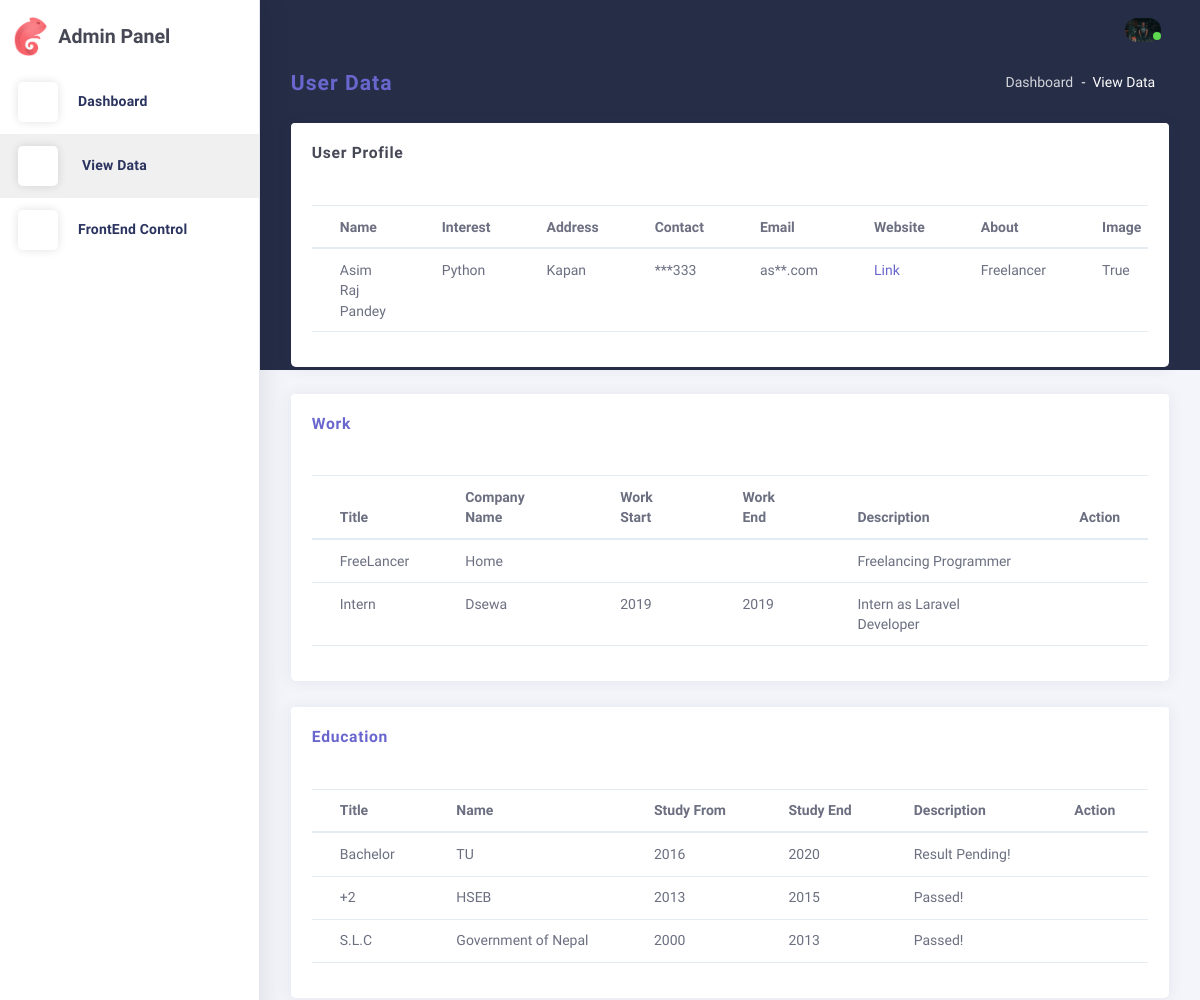
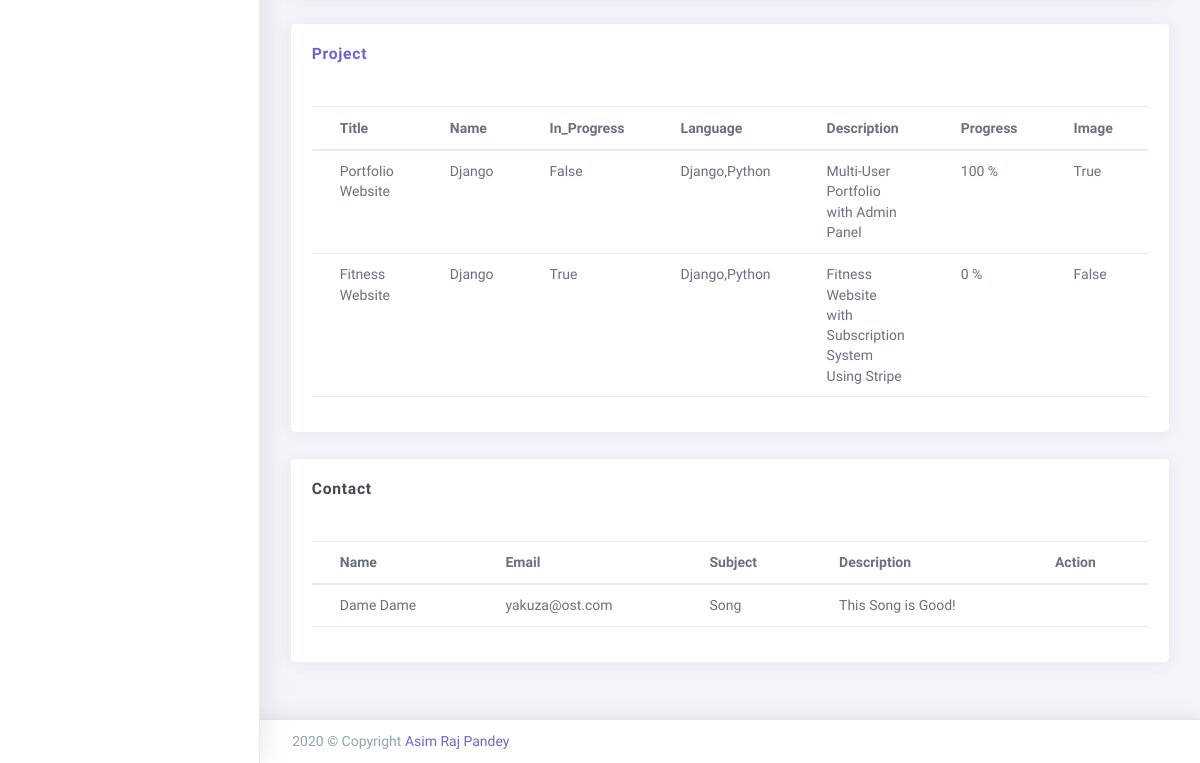
Page /admin-Panel/view/ (signed in) on the committed database (2 pictures, top to bottom).
### User/models.py (models this page shows, shortened)
class UserProfile(models.Model):
    name = models.CharField(max_length=30,null=True)
    interest = models.CharField(max_length=100,null=True)
    address = models.CharField(max_length=80,null=True)
    phone_no = models.IntegerField(default='000000')
    email = models.EmailField(unique=True)
    website = models.CharField(max_length=100,null=True)
    about = models.TextField(null=True)
    image = models.ImageField(upload_to='user/',null=True)
    resume = models.FileField(upload_to='resume/',null=True)
    vuser = models.ForeignKey(User,on_delete=models.CASCADE)

class Work(models.Model):
    user = models.ForeignKey(User,on_delete=models.CASCADE)
    title = models.CharField(max_length=30,default='Undefined')
    c_name = models.CharField(max_length=30,default='Undefined')
    work_from = models.CharField(max_length=30,default='Undefined')
    work_till = models.CharField(max_length=30,default='Undefined')
    description = models.TextField(null=True)

class Education(models.Model):
    user = models.ForeignKey(User,on_delete=models.CASCADE)
    title = models.CharField(max_length=30,default='Undefined')
    name = models.CharField(max_length=50,default='Undefined')
    study_from = models.CharField(max_length=30,default='Undefined')
    study_till = models.CharField(max_length=30,default='Undefined')
    description = models.TextField(null=True)

class Project(models.Model):
    user = models.ForeignKey(User,on_delete=models.CASCADE)
    title = models.CharField(max_length=30,default='Undefined')
    name = models.CharField(max_length=30,default='Undefined')
    in_progress = models.BooleanField(default=False)
    language = models.CharField(max_length=30,null=True)
    description = models.TextField(null=True)
    completion = models.IntegerField(default='0')
    image = models.ImageField(upload_to='project/',null=True)

class Contact(models.Model):
    cid = models.AutoField(primary_key=True)
    name = models.CharField(max_length=30)
    email = models.EmailField(max_length=255)
    subject = models.CharField(max_length=50)
    description = models.TextField(null=True)
    status = models.BooleanField(default=False)
    user = models.ForeignKey(User,on_delete=models.CASCADE,null=True)

### adminpanel/views.py (the view)
# urls.py: path('view/',views.table,name='view'),
@login_required(login_url='login')
def table(request):
    user = request.user
    profile = UserProfile.objects.get(vuser = user)
    email = profile.email
    phone = str(profile.phone_no)
    extra = {
        'phone': phone[-3:],
        'email': email[0:2]
    }
    print('resume=',profile.resume,'.')
    work = Work.objects.filter(user = user)
    education = Education.objects.filter(user = user)
    project = Project.objects.filter(user = user)
    contact = Contact.objects.filter(user = user)
    return render(request, 'admin-panel/panel/tables.html', {'data':profile,'project':project,'work':work,'education':education,'extra':extra,'active':'active' ,'contact':contact})

### template/admin-panel/panel/tables.html (shortened to what this page needs)
{% extends 'admin-panel/panel/template/main.html'%}
{% load static %}
{% block 'content'%}
<div class="app-content content">
	<div class="content-wrapper">
		<div class="content-header row">
			<div class="content-header-left col-md-4 col-12 mb-2">
				{% if request.user.superuser == True%}
				<h3 class="content-header-title"><a href="{% url 'superDel'%}">User Data</a></h3>
				{%else%}
				<h3 class="content-header-title">User Data</h3>
				{%endif%}
			</div>
			<div class="content-header-right col-md-8 col-12">
				<div class="breadcrumbs-top float-md-right">
					<div class="breadcrumb-wrapper mr-1">
						<ol class="breadcrumb">
							<li class="breadcrumb-item"><a href="{% url 'index'%}">Dashboard</a>
							</li>
							<li class="breadcrumb-item active">View Data
							</li>
						</ol>
					</div>
				</div>
			</div>
		</div>
		<div class="content-body">
			<div class="row">
				<div class="col-12">
					<div class="card">
						<div class="card-header">
							<h4 class="card-title">User Profile</h4>
							<div class="heading-elements">
								<ul class="list-inline mb-0">
									<li><a data-action="collapse"><i class="ft-minus"></i></a></li>
									<li><a data-action="reload"><i class="ft-rotate-cw"></i></a></li>
									<li><a data-action="expand"><i class="ft-maximize"></i></a></li>
									<li><a data-action="close"><i class="ft-x"></i></a></li>
								</ul>
							</div>
						</div>
						<div class="card-content collapse show">
							<div class="card-body">
								<div class="table-responsive">
									<table class="table">
										<thead>
											<tr>
												<th>Name</th>
												<th>Interest</th>
												<th>Address</th>
												<th>Contact</th>
												<th>Email</th>
												<th>Website</th>
												<th>About</th>
												<th>Image</th>
											</tr>
										</thead>
										<tbody>
											<tr>
												<td>{{data.name}}</td>
												<td>{{data.interest}}</td>
												<td>{{data.address}}</td>
												<td>***{{extra.phone}}</td>
												<td>{{extra.email}}**.com</td>
												<td>{% if data.website != ''%}
													<a href="https://{{data.website}}" target="_blank">Link</a>
													{%endif%}</td>
												<td>{{data.about}}</td>
												<td>
													{% if data.image != '' %}
													True
													{% else %}
													False
													{%endif%}
												</td>
											</tr>
										</tbody>
									</table>
								</div>
							</div>
						</div>
					</div>
				</div>
			</div>
		</div>
		<div class="content-body">
			<div class="row">
				<div class="col-12">
					<div class="card">
						<div class="card-header">
							<h4 class="card-title"><a href="{% url 'addWork'%}" style="text-decoration: none;">Work</a>
							</h4>
							<div class="heading-elements">
								<ul class="list-inline mb-0">
									<li><a data-action="collapse"><i class="ft-minus"></i></a></li>
									<li><a data-action="reload"><i class="ft-rotate-cw"></i></a></li>
									<li><a data-action="expand"><i class="ft-maximize"></i></a></li>
									<li><a data-action="close"><i class="ft-x"></i></a></li>
								</ul>
							</div>
						</div>
						<div class="card-content collapse show">
							<div class="card-body">
								<div class="table-responsive">
									<table class="table">
										<thead>
											<tr>
												<th>Title</th>
												<th>Company Name</th>
												<th>Work Start</th>
												<th>Work End</th>
												<th>Description</th>
												<th>Action</th>
											</tr>
										</thead>
										<tbody>
											{% for w in work%}
											<tr>
												<td>{{w.title}}</td>
												<td>{{w.c_name}}</td>
												<td>{{w.work_from}}</td>
												<td>{{w.work_till}}</td>
												<td>{{w.description}}</td>
												<td>
													<a href="{%url 'editWork' w.id %}"><i class="la la-edit"></i></a>
													<a href="{%url 'deleteWork' w.id %}"
														onclick="return confirm('Are you sure you want to delete this data?');"><i
															class="ft-trash"></i></a>
												</td>
											</tr>
											{% endfor %}
										</tbody>
									</table>
								</div>
							</div>
						</div>
					</div>
				</div>
			</div>
		</div>
		<div class="content-body">
			<div class="row">
				<div class="col-12">
					<div class="card">
						<div class="card-header">
							<h4 class="card-title"><a href="{% url 'addEducation'%}"
									style="text-decoration: none;">Education</a></h4>
							<div class="heading-elements">
								<ul class="list-inline mb-0">
									<li><a data-action="collapse"><i class="ft-minus"></i></a></li>
									<li><a data-action="reload"><i class="ft-rotate-cw"></i></a></li>
									<li><a data-action="expand"><i class="ft-maximize"></i></a></li>
									<li><a data-action="close"><i class="ft-x"></i></a></li>
								</ul>
							</div>
						</div>
						<div class="card-content collapse show">
							<div class="card-body">
								<div class="table-responsive">
									<table class="table">
										<thead>
											<tr>
												<th>Title</th>
												<th>Name</th>
												<th>Study From</th>
												<th>Study End</th>
												<th>Description</th>
												<th>Action</th>
											</tr>
										</thead>
										<tbody>
											{% for e in education%}
											<tr>
												<td>{{e.title}}</td>
												<td>{{e.name}}</td>
												<td>{{e.study_from}}</td>
												<td>{{e.study_till}}</td>
												<td>{{e.description}}</td>
												<td>
													<a href="{%url 'editEducation' e.id%}"><i
															class="la la-edit"></i></a> &nbsp;&nbsp;
													<a href="{%url 'deleteEducation' e.id%}"
														onclick="return confirm('Are you sure you want to delete this data?');"><i
															class="ft-trash"></i></a>
												</td>
											</tr>
											{% endfor %}
										</tbody>
									</table>
								</div>
							</div>
						</div>
					</div>
				</div>
			</div>
		</div>
		<div class="content-body">
			<div class="row">
				<div class="col-12">
					<div class="card">
						<div class="card-header">
							<h4 class="card-title"><a href="{% url 'addProject'%}"
									style="text-decoration: none;">Project</a></h4>
							<div class="heading-elements">
								<ul class="list-inline mb-0">
									<li><a data-action="collapse"><i class="ft-minus"></i></a></li>
									<li><a data-action="reload"><i class="ft-rotate-cw"></i></a></li>
									<li><a data-action="expand"><i class="ft-maximize"></i></a></li>
									<li><a data-action="close"><i class="ft-x"></i></a></li>
								</ul>
							</div>
						</div>
						<div class="card-content collapse show">
							<div class="card-body">
								<div class="table-responsive">
									<table class="table">
										<thead>
											<tr>
												<th>Title</th>
												<th>Name</th>
												<th>In_Progress</th>
												<th>Language</th>
												<th>Description</th>
												<th>Progress</th>
												<th>Image</th>
												<th>Action</th>
											</tr>
										</thead>
										<tbody>
											{% for p in project %}
											<tr>
												<td>{{p.title}}</td>
												<td>{{p.name}}</td>
												<td>
													{%if p.in_progress%}
													True
													{% else %}
													False
													{%endif%}
												</td>
												<td>{{p.language}}</td>
												<td>{{p.description}}</td>
												<td>{{p.completion}} %</td>
												<td>
													{% if p.image != '' %}
													True
													{% else %}
													False
													{% endif %}
												</td>
												<td>
												</td>
											</tr>
											{% endfor %}
										</tbody>
									</table>
								</div>
							</div>
						</div>
					</div>
				</div>
			</div>
		</div>
		<div class="content-body">
			<div class="row">
				<div class="col-12">
					<div class="card">
						<div class="card-header">
							<h4 class="card-title">Contact</h4>
							<div class="heading-elements">
								<ul class="list-inline mb-0">
									<li><a data-action="collapse"><i class="ft-minus"></i></a></li>
									<li><a data-action="reload"><i class="ft-rotate-cw"></i></a></li>
									<li><a data-action="expand"><i class="ft-maximize"></i></a></li>
									<li><a data-action="close"><i class="ft-x"></i></a></li>
								</ul>
							</div>
						</div>
						<div class="card-content collapse show">
							<div class="card-body">
								<div class="table-responsive">
									<table class="table">
										<thead>
											<tr>
												<th>Name</th>
												<th>Email</th>
												<th>Subject</th>
												<th>Description</th>
												<th>Action</th>
											</tr>
										</thead>
										<tbody>
											{% for c in contact %}
											{% if c.status == False%}
											<tr>
												<td>{{c.name}}</td>
												<td>{{c.email}}</td>
												<td>{{c.subject}}</td>
												<td>{{c.description}}</td>
												<td>
													<a href="{% url 'seen' c.cid%}"
														onclick="return confirm('Mark it seen ?');"><i
															class="ft-edit"></i></a>
												</td>
											</tr>
											{% endif %}
											{% endfor %}
										</tbody>
									</table>
								</div>
							</div>
						</div>
					</div>
				</div>
			</div>
		</div>
	</div>
</div>
{% endblock %}

### template/admin-panel/panel/template/main.html (shortened to what this page needs)
{% load static %}
<!DOCTYPE html>
<html class="loading" lang="en" data-textdirection="ltr">
  <head>
    <link href="https://maxcdn.icons8.com/fonts/line-awesome/1.1/css/line-awesome.min.css" rel="stylesheet">
    <link rel="stylesheet" type="text/css" href="{% static 'adminPanel/panel/css/vendors.css'%}">
    <link rel="stylesheet" type="text/css" href="{% static 'adminPanel/panel/css/app-lite.css'%}">
    <link rel="stylesheet" type="text/css" href="{% static 'adminPanel/panel/css/core/menu/menu-types/vertical-menu.css'%}">
    <link rel="stylesheet" type="text/css" href="{% static 'adminPanel/panel/css/core/colors/palette-gradient.css'%}">
    <link rel="stylesheet" type="text/css" href="{% static 'adminPanel/panel/css/pages/dashboard-ecommerce.css'%}">
  </head>
  <body class="vertical-layout vertical-menu 2-columns   menu-expanded fixed-navbar" data-open="click" data-menu="vertical-menu" data-color="bg-chartbg" data-col="2-columns">
    <nav class="header-navbar navbar-expand-md navbar navbar-with-menu navbar-without-dd-arrow fixed-top navbar-semi-light">
      <div class="navbar-wrapper">
        <div class="navbar-container content">
          <div class="collapse navbar-collapse show" id="navbar-mobile">
            <ul class="nav navbar-nav float-right">
              <li class="dropdown dropdown-user nav-item"><a class="dropdown-toggle nav-link dropdown-user-link" data-toggle="dropdown"><span class="avatar avatar-online">
                {% if data.image == '' %}
                    <img src="{% static 'adminPanel/panel/images/portrait/default.jpg'%}" alt="avatar">
                {% else %}
                    <img src=" {{data.image.url}}" alt="avatar">
                {% endif %}
                    <i></i></span></a>
              </li>
            </ul>
          </div>
        </div>
      </div>
    </nav>
    <div class="main-menu menu-fixed menu-light menu-accordion    menu-shadow " data-scroll-to-active="true" data-img="{% static 'adminPanel/panel/images/backgrounds/02.jpg' %}">
      <div class="navbar-header">
        <ul class="nav navbar-nav flex-row">
          <li class="nav-item mr-auto"><a class="navbar-brand" href="{% url 'index' %}"><img class="brand-logo" alt="Chameleon admin logo" src="{% static 'adminPanel/panel/images/logo/logo.png'%}"/>
              <h3 class="brand-text">Admin Panel</h3></a></li>
        </ul>
      </div>
      <div class="main-menu-content">
        <ul class="navigation navigation-main" id="main-menu-navigation" data-menu="menu-navigation">
          <li class="{% if active or frontend %}nav-item{%else%}active{%endif%}"><a href="{% url 'index' %}"><i class="ft-home"></i><span class="menu-title" data-i18n="">Dashboard</span></a>
          </li>
          <li class="{% if active %}active{%else%}nav-item{%endif%}"><a href="{% url 'view' %}"><i class="ft-credit-card"></i><span class="menu-title" data-i18n="">View Data</span></a>
          </li>
          <li class="{% if frontend %}active{%else%}nav-item{%endif%}"><a href="{% url 'frontend' %}"><i class="ft-credit-card"></i><span class="menu-title" data-i18n="">FrontEnd Control</span></a>
          </li>
        </ul>
      </div>
      <div class="navigation-background"></div>
    </div>
   {% block 'content'%}
   {% endblock%}
    <footer class="footer footer-static footer-light navbar-border navbar-shadow">
      <div class="clearfix blue-grey lighten-2 text-sm-center mb-0 px-2"><span class="float-md-left d-block d-md-inline-block">2020  &copy; Copyright <a class="text-bold-800 grey darken-2" href="">Asim Raj Pandey</a></span>
      </div>
    </footer>
  </body>
</html>

### rows in the picture
UserProfile: image (picture), name "Asim Raj Pandey", interest "Python", address "Kapan", about "Freelancer"
Work: title "FreeLancer", c_name "Home", description "Freelancing Programmer"
Work: title "Intern", c_name "Dsewa", work_from "2019", work_till "2019", description "Intern as Laravel Developer"
Education: title "Bachelor", name "TU", study_from "2016", study_till "2020", description "Result Pending!"
Education: title "+2", name "HSEB", study_from "2013", study_till "2015", description "Passed!"
Education: title "S.L.C", name "Government of Nepal", study_from "2000", study_till "2013", description "Passed!"
Project: title "Portfolio Website", name "Django", in_progress "False", language "Django,Python", description "Multi-User Portfolio with Admin Panel", completion "100", shows "True"
Project: title "Fitness Website", name "Django", in_progress "True", language "Django,Python", description "Fitness Website with Subscription System Using Stripe", completion "0", image "False"
Contact: name "Dame Dame", email "yakuza@ost.com", subject "Song", description "This Song is Good!"

### other values in the picture
{{ extra.phone }} "333"
{{ extra.email }} "as"
